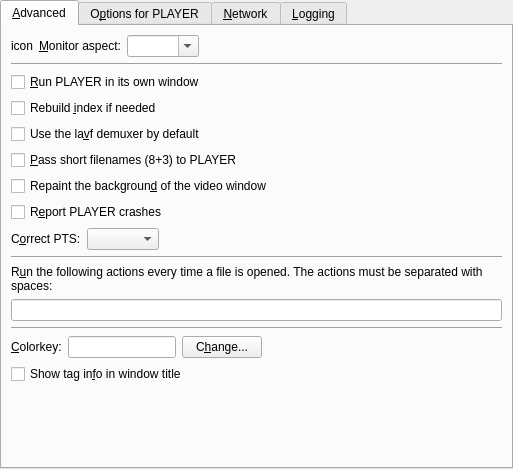
<?xml version="1.0" encoding="UTF-8"?>
<ui version="4.0">
 <class>PrefAdvanced</class>
 <widget class="QWidget" name="PrefAdvanced">
  <property name="geometry">
   <rect>
    <x>0</x>
    <y>0</y>
    <width>513</width>
    <height>469</height>
   </rect>
  </property>
  <layout class="QVBoxLayout">
   <property name="margin">
    <number>0</number>
   </property>
   <item>
    <widget class="QTabWidget" name="advanced_tab">
     <property name="currentIndex">
      <number>0</number>
     </property>
     <widget class="QWidget" name="tab1">
      <attribute name="title">
       <string>&amp;Advanced</string>
      </attribute>
      <layout class="QVBoxLayout">
       <item>
        <layout class="QHBoxLayout">
         <property name="spacing">
          <number>6</number>
         </property>
         <property name="margin">
          <number>0</number>
         </property>
         <item>
          <widget class="QLabel" name="monitor_aspect_icon">
           <property name="text">
            <string notr="true">icon</string>
           </property>
           <property name="wordWrap">
            <bool>false</bool>
           </property>
          </widget>
         </item>
         <item>
          <widget class="QLabel" name="textLabel1_8">
           <property name="text">
            <string>&amp;Monitor aspect:</string>
           </property>
           <property name="wordWrap">
            <bool>false</bool>
           </property>
           <property name="buddy">
            <cstring>monitoraspect_combo</cstring>
           </property>
          </widget>
         </item>
         <item>
          <widget class="MyComboBox" name="monitoraspect_combo">
           <property name="sizePolicy">
            <sizepolicy hsizetype="Preferred" vsizetype="Fixed">
             <horstretch>0</horstretch>
             <verstretch>0</verstretch>
            </sizepolicy>
           </property>
           <property name="editable">
            <bool>true</bool>
           </property>
          </widget>
         </item>
         <item>
          <spacer>
           <property name="orientation">
            <enum>Qt::Horizontal</enum>
           </property>
           <property name="sizeType">
            <enum>QSizePolicy::Expanding</enum>
           </property>
           <property name="sizeHint" stdset="0">
            <size>
             <width>190</width>
             <height>21</height>
            </size>
           </property>
          </spacer>
         </item>
        </layout>
       </item>
       <item>
        <widget class="Line" name="line_2">
         <property name="sizePolicy">
          <sizepolicy hsizetype="Expanding" vsizetype="Fixed">
           <horstretch>0</horstretch>
           <verstretch>0</verstretch>
          </sizepolicy>
         </property>
         <property name="orientation">
          <enum>Qt::Horizontal</enum>
         </property>
        </widget>
       </item>
       <item>
        <widget class="QCheckBox" name="mplayer_use_window_check">
         <property name="text">
          <string notr="true">&amp;Run PLAYER in its own window</string>
         </property>
        </widget>
       </item>
       <item>
        <widget class="QCheckBox" name="idx_check">
         <property name="text">
          <string>Rebuild &amp;index if needed</string>
         </property>
        </widget>
       </item>
       <item>
        <widget class="QCheckBox" name="lavf_demuxer_check">
         <property name="text">
          <string>Use the la&amp;vf demuxer by default</string>
         </property>
        </widget>
       </item>
       <item>
        <widget class="QCheckBox" name="shortnames_check">
         <property name="text">
          <string notr="true">&amp;Pass short filenames (8+3) to PLAYER</string>
         </property>
        </widget>
       </item>
       <item>
        <widget class="QCheckBox" name="repaint_video_background_check">
         <property name="text">
          <string>Repaint the backgroun&amp;d of the video window</string>
         </property>
        </widget>
       </item>
       <item>
        <widget class="QCheckBox" name="mplayer_crashes_check">
         <property name="text">
          <string notr="true">R&amp;eport PLAYER crashes</string>
         </property>
        </widget>
       </item>
       <item>
        <layout class="QHBoxLayout">
         <item>
          <widget class="QLabel" name="label_8">
           <property name="text">
            <string>C&amp;orrect PTS:</string>
           </property>
           <property name="buddy">
            <cstring>correct_pts_combo</cstring>
           </property>
          </widget>
         </item>
         <item>
          <widget class="TristateCombo" name="correct_pts_combo"/>
         </item>
         <item>
          <spacer>
           <property name="orientation">
            <enum>Qt::Horizontal</enum>
           </property>
           <property name="sizeHint" stdset="0">
            <size>
             <width>40</width>
             <height>20</height>
            </size>
           </property>
          </spacer>
         </item>
        </layout>
       </item>
       <item>
        <widget class="Line" name="line_3">
         <property name="sizePolicy">
          <sizepolicy hsizetype="Expanding" vsizetype="Fixed">
           <horstretch>0</horstretch>
           <verstretch>0</verstretch>
          </sizepolicy>
         </property>
         <property name="orientation">
          <enum>Qt::Horizontal</enum>
         </property>
        </widget>
       </item>
       <item>
        <widget class="QLabel" name="label_7">
         <property name="text">
          <string>R&amp;un the following actions every time a file is opened. The actions must be separated with spaces:</string>
         </property>
         <property name="wordWrap">
          <bool>true</bool>
         </property>
         <property name="buddy">
          <cstring>actions_to_run_edit</cstring>
         </property>
        </widget>
       </item>
       <item>
        <widget class="QLineEdit" name="actions_to_run_edit"/>
       </item>
       <item>
        <widget class="Line" name="line">
         <property name="sizePolicy">
          <sizepolicy hsizetype="Expanding" vsizetype="Fixed">
           <horstretch>0</horstretch>
           <verstretch>0</verstretch>
          </sizepolicy>
         </property>
         <property name="orientation">
          <enum>Qt::Horizontal</enum>
         </property>
        </widget>
       </item>
       <item>
        <layout class="QHBoxLayout">
         <property name="spacing">
          <number>6</number>
         </property>
         <property name="margin">
          <number>0</number>
         </property>
         <item>
          <widget class="QLabel" name="colorkey_label">
           <property name="text">
            <string>&amp;Colorkey:</string>
           </property>
           <property name="wordWrap">
            <bool>false</bool>
           </property>
           <property name="buddy">
            <cstring>colorkey_view</cstring>
           </property>
          </widget>
         </item>
         <item>
          <widget class="QLineEdit" name="colorkey_view">
           <property name="sizePolicy">
            <sizepolicy hsizetype="Minimum" vsizetype="Fixed">
             <horstretch>0</horstretch>
             <verstretch>0</verstretch>
            </sizepolicy>
           </property>
          </widget>
         </item>
         <item>
          <widget class="QPushButton" name="changeButton">
           <property name="text">
            <string>C&amp;hange...</string>
           </property>
          </widget>
         </item>
         <item>
          <spacer>
           <property name="orientation">
            <enum>Qt::Horizontal</enum>
           </property>
           <property name="sizeType">
            <enum>QSizePolicy::Expanding</enum>
           </property>
           <property name="sizeHint" stdset="0">
            <size>
             <width>131</width>
             <height>21</height>
            </size>
           </property>
          </spacer>
         </item>
        </layout>
       </item>
       <item>
        <widget class="QCheckBox" name="show_tag_in_title_check">
         <property name="text">
          <string>Show tag in&amp;fo in window title</string>
         </property>
        </widget>
       </item>
       <item>
        <spacer>
         <property name="orientation">
          <enum>Qt::Vertical</enum>
         </property>
         <property name="sizeType">
          <enum>QSizePolicy::Expanding</enum>
         </property>
         <property name="sizeHint" stdset="0">
          <size>
           <width>20</width>
           <height>10</height>
          </size>
         </property>
        </spacer>
       </item>
      </layout>
     </widget>
     <widget class="QWidget" name="tab2">
      <attribute name="title">
       <string notr="true">O&amp;ptions for PLAYER</string>
      </attribute>
      <layout class="QVBoxLayout">
       <property name="spacing">
        <number>6</number>
       </property>
       <property name="margin">
        <number>9</number>
       </property>
       <item>
        <widget class="QLabel" name="options_info_label">
         <property name="text">
          <string notr="true">Here you can pass extra options to PLAYER.
Write them separated by spaces.
Example: -flip -nosound</string>
         </property>
         <property name="alignment">
          <set>Qt::AlignVCenter</set>
         </property>
         <property name="wordWrap">
          <bool>false</bool>
         </property>
        </widget>
       </item>
       <item>
        <layout class="QHBoxLayout">
         <property name="spacing">
          <number>6</number>
         </property>
         <property name="margin">
          <number>0</number>
         </property>
         <item>
          <widget class="QLabel" name="textLabel1_3">
           <property name="text">
            <string>&amp;Options:</string>
           </property>
           <property name="wordWrap">
            <bool>false</bool>
           </property>
           <property name="buddy">
            <cstring>mplayer_args_edit</cstring>
           </property>
          </widget>
         </item>
         <item>
          <widget class="QLineEdit" name="mplayer_args_edit"/>
         </item>
        </layout>
       </item>
       <item>
        <widget class="Line" name="line2">
         <property name="sizePolicy">
          <sizepolicy hsizetype="Expanding" vsizetype="Fixed">
           <horstretch>0</horstretch>
           <verstretch>0</verstretch>
          </sizepolicy>
         </property>
         <property name="frameShape">
          <enum>QFrame::HLine</enum>
         </property>
         <property name="frameShadow">
          <enum>QFrame::Sunken</enum>
         </property>
         <property name="orientation">
          <enum>Qt::Horizontal</enum>
         </property>
        </widget>
       </item>
       <item>
        <widget class="QLabel" name="textLabel4_2">
         <property name="text">
          <string>You can also pass additional video filters.
Separate them with &quot;,&quot;. Do not use spaces!
Example: scale=512:-2,mirror</string>
         </property>
         <property name="alignment">
          <set>Qt::AlignVCenter</set>
         </property>
         <property name="wordWrap">
          <bool>false</bool>
         </property>
        </widget>
       </item>
       <item>
        <layout class="QHBoxLayout">
         <property name="spacing">
          <number>6</number>
         </property>
         <property name="margin">
          <number>0</number>
         </property>
         <item>
          <widget class="QLabel" name="textLabel2_3">
           <property name="text">
            <string>V&amp;ideo filters:</string>
           </property>
           <property name="wordWrap">
            <bool>false</bool>
           </property>
           <property name="buddy">
            <cstring>mplayer_vfilters_edit</cstring>
           </property>
          </widget>
         </item>
         <item>
          <widget class="QLineEdit" name="mplayer_vfilters_edit"/>
         </item>
        </layout>
       </item>
       <item>
        <widget class="Line" name="line3">
         <property name="sizePolicy">
          <sizepolicy hsizetype="Expanding" vsizetype="Fixed">
           <horstretch>0</horstretch>
           <verstretch>0</verstretch>
          </sizepolicy>
         </property>
         <property name="frameShape">
          <enum>QFrame::HLine</enum>
         </property>
         <property name="frameShadow">
          <enum>QFrame::Sunken</enum>
         </property>
         <property name="orientation">
          <enum>Qt::Horizontal</enum>
         </property>
        </widget>
       </item>
       <item>
        <widget class="QLabel" name="textLabel5_2">
         <property name="text">
          <string>And finally audio filters. Same rule as for video filters.
Example: extrastereo,karaoke</string>
         </property>
         <property name="alignment">
          <set>Qt::AlignVCenter</set>
         </property>
         <property name="wordWrap">
          <bool>false</bool>
         </property>
        </widget>
       </item>
       <item>
        <layout class="QHBoxLayout">
         <property name="spacing">
          <number>6</number>
         </property>
         <property name="margin">
          <number>0</number>
         </property>
         <item>
          <widget class="QLabel" name="textLabel3_3">
           <property name="text">
            <string>Audio &amp;filters:</string>
           </property>
           <property name="wordWrap">
            <bool>false</bool>
           </property>
           <property name="buddy">
            <cstring>mplayer_afilters_edit</cstring>
           </property>
          </widget>
         </item>
         <item>
          <widget class="QLineEdit" name="mplayer_afilters_edit"/>
         </item>
        </layout>
       </item>
       <item>
        <spacer>
         <property name="orientation">
          <enum>Qt::Vertical</enum>
         </property>
         <property name="sizeHint" stdset="0">
          <size>
           <width>20</width>
           <height>10</height>
          </size>
         </property>
        </spacer>
       </item>
      </layout>
     </widget>
     <widget class="QWidget" name="tab_proxy">
      <attribute name="title">
       <string>&amp;Network</string>
      </attribute>
      <layout class="QVBoxLayout">
       <item>
        <widget class="QGroupBox" name="internet_connection_groupbox">
         <property name="title">
          <string>Network Connection</string>
         </property>
         <layout class="QVBoxLayout">
          <property name="spacing">
           <number>6</number>
          </property>
          <property name="margin">
           <number>9</number>
          </property>
          <item>
           <widget class="QRadioButton" name="ipv4_button">
            <property name="text">
             <string>IPv&amp;4</string>
            </property>
           </widget>
          </item>
          <item>
           <widget class="QRadioButton" name="ipv6_button">
            <property name="text">
             <string>IPv&amp;6</string>
            </property>
           </widget>
          </item>
         </layout>
        </widget>
       </item>
       <item>
        <spacer>
         <property name="orientation">
          <enum>Qt::Vertical</enum>
         </property>
         <property name="sizeHint" stdset="0">
          <size>
           <width>20</width>
           <height>10</height>
          </size>
         </property>
        </spacer>
       </item>
      </layout>
     </widget>
     <widget class="QWidget" name="tab4">
      <attribute name="title">
       <string>&amp;Logging</string>
      </attribute>
      <layout class="QVBoxLayout" name="verticalLayout_3">
       <item>
        <widget class="QGroupBox" name="log_box">
         <property name="title">
          <string>Log options</string>
         </property>
         <layout class="QVBoxLayout" name="verticalLayout">
          <item alignment="Qt::AlignTop">
           <widget class="QCheckBox" name="log_enabled_check">
            <property name="text">
             <string>&amp;Enable logging</string>
            </property>
           </widget>
          </item>
          <item>
           <widget class="QGroupBox" name="log_enable_box">
            <property name="sizePolicy">
             <sizepolicy hsizetype="MinimumExpanding" vsizetype="MinimumExpanding">
              <horstretch>0</horstretch>
              <verstretch>0</verstretch>
             </sizepolicy>
            </property>
            <property name="title">
             <string notr="true"/>
            </property>
            <property name="flat">
             <bool>true</bool>
            </property>
            <widget class="QCheckBox" name="log_verbose_check">
             <property name="enabled">
              <bool>false</bool>
             </property>
             <property name="geometry">
              <rect>
               <x>10</x>
               <y>10</y>
               <width>439</width>
               <height>21</height>
              </rect>
             </property>
             <property name="sizePolicy">
              <sizepolicy hsizetype="Expanding" vsizetype="Fixed">
               <horstretch>0</horstretch>
               <verstretch>0</verstretch>
              </sizepolicy>
             </property>
             <property name="text">
              <string>&amp;Verbose</string>
             </property>
            </widget>
            <widget class="QCheckBox" name="log_file_check">
             <property name="enabled">
              <bool>false</bool>
             </property>
             <property name="geometry">
              <rect>
               <x>10</x>
               <y>40</y>
               <width>439</width>
               <height>21</height>
              </rect>
             </property>
             <property name="sizePolicy">
              <sizepolicy hsizetype="MinimumExpanding" vsizetype="Fixed">
               <horstretch>0</horstretch>
               <verstretch>0</verstretch>
              </sizepolicy>
             </property>
             <property name="text">
              <string>&amp;Save log to a file</string>
             </property>
            </widget>
            <widget class="QLabel" name="log_filter_label1">
             <property name="enabled">
              <bool>false</bool>
             </property>
             <property name="geometry">
              <rect>
               <x>10</x>
               <y>80</y>
               <width>439</width>
               <height>13</height>
              </rect>
             </property>
             <property name="sizePolicy">
              <sizepolicy hsizetype="Preferred" vsizetype="Fixed">
               <horstretch>0</horstretch>
               <verstretch>0</verstretch>
              </sizepolicy>
             </property>
             <property name="text">
              <string>&amp;Filter for log:</string>
             </property>
             <property name="wordWrap">
              <bool>false</bool>
             </property>
             <property name="buddy">
              <cstring>log_filter_edit</cstring>
             </property>
            </widget>
            <widget class="QLabel" name="log_filter_label2">
             <property name="enabled">
              <bool>false</bool>
             </property>
             <property name="geometry">
              <rect>
               <x>10</x>
               <y>100</y>
               <width>439</width>
               <height>13</height>
              </rect>
             </property>
             <property name="sizePolicy">
              <sizepolicy hsizetype="Preferred" vsizetype="Fixed">
               <horstretch>0</horstretch>
               <verstretch>0</verstretch>
              </sizepolicy>
             </property>
             <property name="text">
              <string>This option is mainly intended for debugging the application.</string>
             </property>
             <property name="wordWrap">
              <bool>false</bool>
             </property>
            </widget>
            <widget class="QLineEdit" name="log_filter_edit">
             <property name="enabled">
              <bool>false</bool>
             </property>
             <property name="geometry">
              <rect>
               <x>10</x>
               <y>120</y>
               <width>339</width>
               <height>22</height>
              </rect>
             </property>
             <property name="sizePolicy">
              <sizepolicy hsizetype="Expanding" vsizetype="Fixed">
               <horstretch>0</horstretch>
               <verstretch>0</verstretch>
              </sizepolicy>
             </property>
            </widget>
           </widget>
          </item>
          <item>
           <spacer name="verticalSpacer">
            <property name="orientation">
             <enum>Qt::Vertical</enum>
            </property>
            <property name="sizeHint" stdset="0">
             <size>
              <width>20</width>
              <height>40</height>
             </size>
            </property>
           </spacer>
          </item>
         </layout>
        </widget>
       </item>
      </layout>
     </widget>
    </widget>
   </item>
  </layout>
 </widget>
 <customwidgets>
  <customwidget>
   <class>TristateCombo</class>
   <extends>QComboBox</extends>
   <header>tristatecombo.h</header>
  </customwidget>
  <customwidget>
   <class>MyComboBox</class>
   <extends>QComboBox</extends>
   <header>mycombobox.h</header>
  </customwidget>
 </customwidgets>
 <tabstops>
  <tabstop>monitoraspect_combo</tabstop>
  <tabstop>mplayer_use_window_check</tabstop>
  <tabstop>idx_check</tabstop>
  <tabstop>lavf_demuxer_check</tabstop>
  <tabstop>shortnames_check</tabstop>
  <tabstop>repaint_video_background_check</tabstop>
  <tabstop>mplayer_crashes_check</tabstop>
  <tabstop>correct_pts_combo</tabstop>
  <tabstop>actions_to_run_edit</tabstop>
  <tabstop>colorkey_view</tabstop>
  <tabstop>changeButton</tabstop>
  <tabstop>show_tag_in_title_check</tabstop>
  <tabstop>mplayer_args_edit</tabstop>
  <tabstop>mplayer_vfilters_edit</tabstop>
  <tabstop>mplayer_afilters_edit</tabstop>
  <tabstop>ipv4_button</tabstop>
  <tabstop>ipv6_button</tabstop>
  <tabstop>log_enabled_check</tabstop>
 </tabstops>
 <resources/>
 <connections>
  <connection>
   <sender>log_enabled_check</sender>
   <signal>toggled(bool)</signal>
   <receiver>log_verbose_check</receiver>
   <slot>setEnabled(bool)</slot>
   <hints>
    <hint type="sourcelabel">
     <x>256</x>
     <y>65</y>
    </hint>
    <hint type="destinationlabel">
     <x>244</x>
     <y>100</y>
    </hint>
   </hints>
  </connection>
  <connection>
   <sender>log_enabled_check</sender>
   <signal>toggled(bool)</signal>
   <receiver>log_file_check</receiver>
   <slot>setEnabled(bool)</slot>
   <hints>
    <hint type="sourcelabel">
     <x>256</x>
     <y>65</y>
    </hint>
    <hint type="destinationlabel">
     <x>244</x>
     <y>130</y>
    </hint>
   </hints>
  </connection>
  <connection>
   <sender>log_enabled_check</sender>
   <signal>toggled(bool)</signal>
   <receiver>log_filter_edit</receiver>
   <slot>setEnabled(bool)</slot>
   <hints>
    <hint type="sourcelabel">
     <x>256</x>
     <y>65</y>
    </hint>
    <hint type="destinationlabel">
     <x>244</x>
     <y>210</y>
    </hint>
   </hints>
  </connection>
  <connection>
   <sender>log_enabled_check</sender>
   <signal>toggled(bool)</signal>
   <receiver>log_filter_label1</receiver>
   <slot>setEnabled(bool)</slot>
   <hints>
    <hint type="sourcelabel">
     <x>256</x>
     <y>65</y>
    </hint>
    <hint type="destinationlabel">
     <x>244</x>
     <y>166</y>
    </hint>
   </hints>
  </connection>
  <connection>
   <sender>log_enabled_check</sender>
   <signal>toggled(bool)</signal>
   <receiver>log_filter_label2</receiver>
   <slot>setEnabled(bool)</slot>
   <hints>
    <hint type="sourcelabel">
     <x>256</x>
     <y>65</y>
    </hint>
    <hint type="destinationlabel">
     <x>244</x>
     <y>186</y>
    </hint>
   </hints>
  </connection>
 </connections>
</ui>
